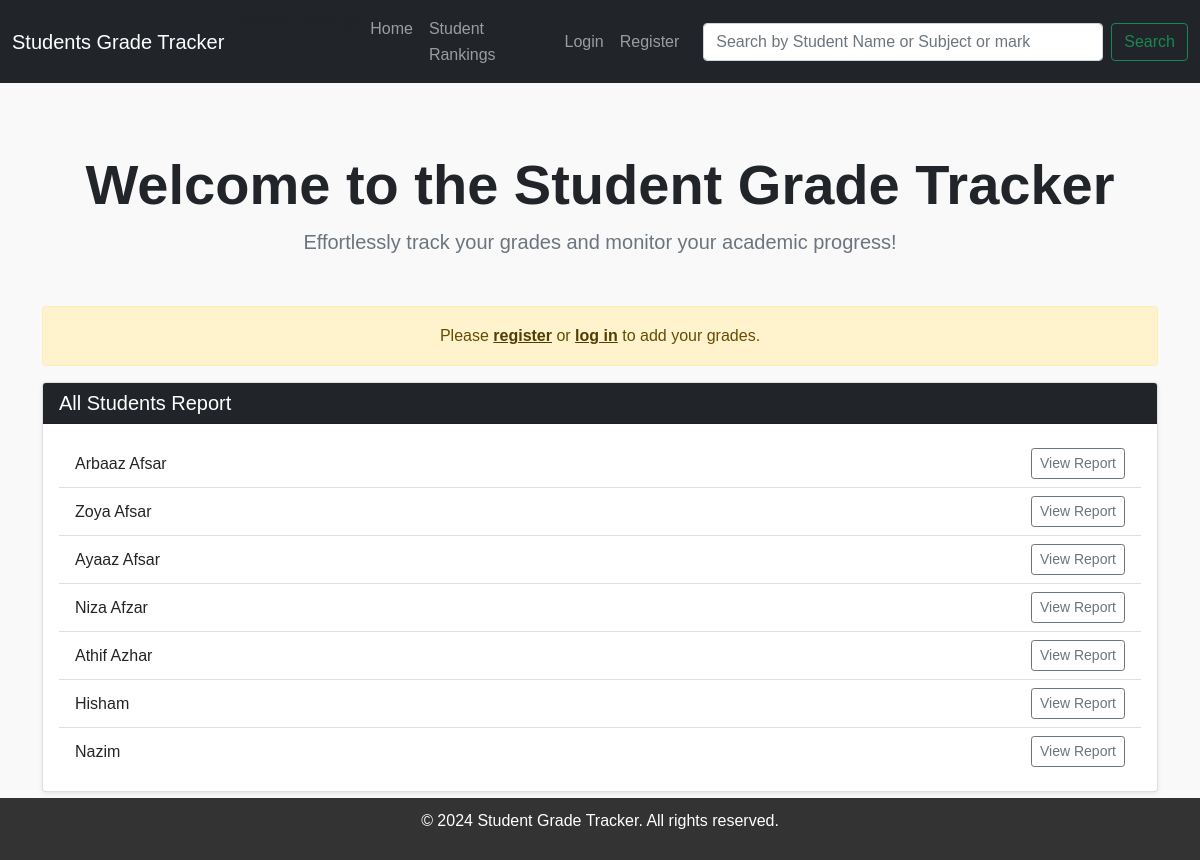
The page / on the database its author committed.
### grades/models.py (models this page shows, shortened)
class Student(models.Model):
    user = models.OneToOneField(User, on_delete=models.CASCADE, related_name='grades_student', blank=True,null= True)
    name = models.CharField(max_length=100)
    email = models.EmailField(unique=True)

### grades/views.py (the view)
# urls.py: path('', views.home, name='home'),
def home(request):
    user = request.user if request.user.is_authenticated else None  # Ensure `user` is always defined
    students = Student.objects.all()
    if request.user.is_authenticated:
        student = Student.objects.filter(user=user).first()  # Adjust as necessary
        grades = Grade.objects.filter(student=student) if student else []
    else:
        student = None
        grades = []
    return render(request, 'home.html', {
        'user': user,
        'student': student,
        'students': students,
        'grades': grades,
    })

### grades/templates/home.html (shortened to what this page needs)
{% extends 'base.html' %}
{% load static %}
{% block content %}
<main class="container my-5">
    <div class="text-center mb-5">
        <h1 class="display-4 fw-bold text-dark">Welcome to the Student Grade Tracker</h1>
        <p class="lead text-muted">Effortlessly track your grades and monitor your academic progress!</p>
    </div>
    {% if user.is_authenticated %}
        <div class="card mb-4 shadow-sm">
            <h2 class="h4 mb-0">
                Welcome,
                <span class="text-warning">
                    {{ student.name|default:"Guest" }}
                </span>!
            </h2>
            <div class="card-body bg-light">
                {% if student %}
                    <p class="h5 text-muted mb-3">Your Subjects & Grades:</p>
                    <ul class="list-group list-group-flush">
                        {% for grade in grades %}
                            <li class="list-group-item d-flex justify-content-between align-items-center">
                                <span class="fw-semibold">{{ grade.subject.name }}</span>
                                <span class="badge bg-success rounded-pill px-3 py-2">{{ grade.grade }}</span>
                            </li>
                        {% endfor %}
                    </ul>
                {% else %}
                    <div class="alert alert-info text-center mt-3" role="alert">
                        <i class="bi bi-info-circle"></i> You have no subjects linked to your account. Add subjects to start tracking your grades.
                    </div>
                {% endif %}
            </div>
        </div>
        <div class="card my-4 shadow-sm">
            <div class="card-body text-center">
                <h3 class="fw-semibold mb-3">Add Your Grade on Subjects</h3>
                <a href="{% url 'add_grade' %}" class="btn btn-primary btn-lg">
                    <i class="bi bi-plus-circle"></i> Add Your Grade
                </a>
            </div>
        </div>
    {% else %}
        <div class="alert alert-warning text-center mt-5" role="alert">
            Please <a href="{% url 'register' %}" class="alert-link">register</a> or
            <a href="{% url 'login' %}" class="alert-link">log in</a> to add your grades.
        </div>
    {% endif %}
     <div class="card shadow-sm">
        <div class="card-header bg-dark text-white">
            <h2 class="h5 mb-0">All Students Report</h2>
        </div>
        <div class="card-body">
            {% if students %}
                <ul class="list-group list-group-flush">
                    {% for student in students %}
                        <li class="list-group-item d-flex justify-content-between align-items-center">
                            <span>{{ student.name }}</span>
                            <a href="{% url 'student_report' student.id %}" class="btn btn-outline-secondary btn-sm">
                                 View Report
                            </a>
                        </li>
                    {% endfor %}
                </ul>
            {% else %}
                <p class="text-muted">No students available yet.</p>
            {% endif %}
        </div>
    </div>
</main>
{% endblock %}

### grades/templates/base.html (style rules this page uses)
body { font-family: Arial, sans-serif; line-height: 1.6; margin: 0; padding: 0; background-color: #f9f9f9; }
main { padding: 20px; }

### rows shown on the page
Student: name "Arbaaz Afsar"
Student: name "Zoya Afsar"
Student: name "Ayaaz Afsar"
Student: name "Niza Afzar"
Student: name "Athif Azhar"
Student: name "Hisham"
Student: name "Nazim"
